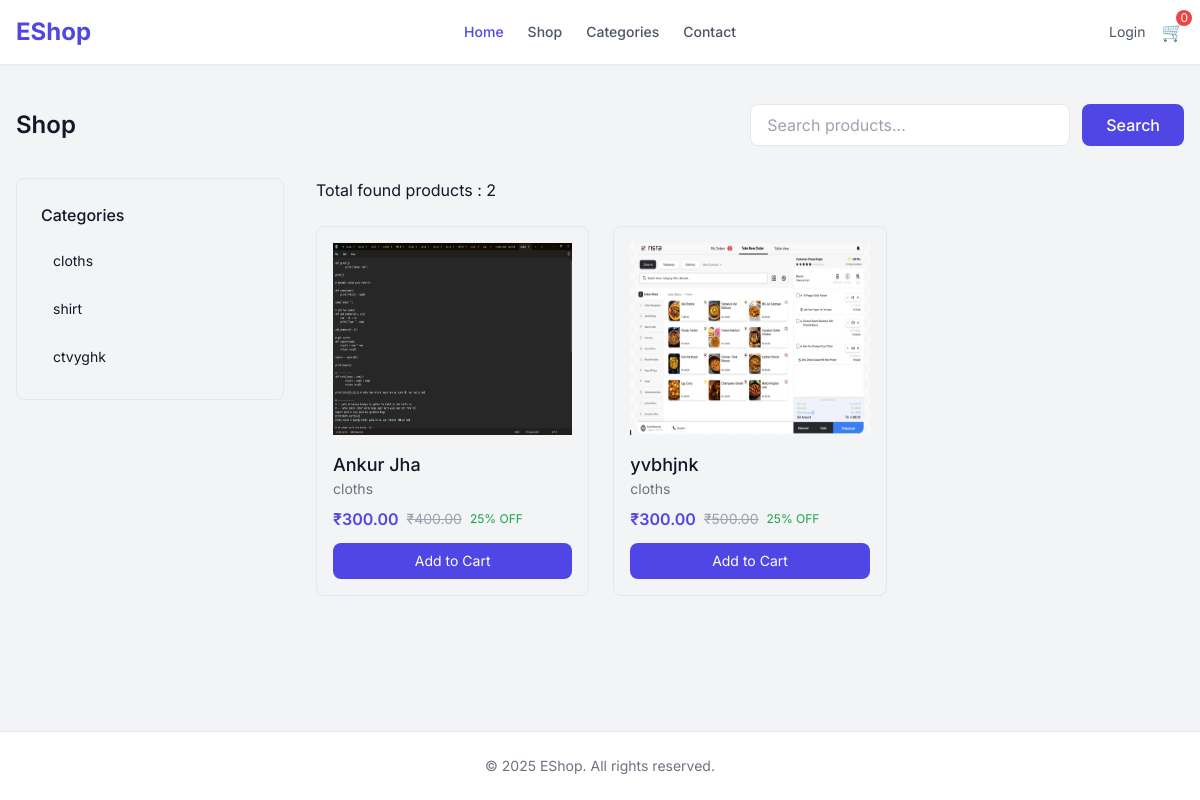
The app's page /shop/ with its own data.
### eshopapp/models.py (models this page shows, shortened)
class Category(models.Model):
    name = models.CharField(max_length=200)
    slug = models.SlugField(unique=True)
    parent_id = models.ForeignKey(
        "self", on_delete=models.CASCADE, null=True, blank=True, related_name="children"
    )
    created_at = models.DateTimeField(auto_now_add=True)
    def __str__(self):
        return self.name

class Product(models.Model):
    name = models.CharField(max_length=50)
    slug = models.CharField(unique=True, max_length=200)
    cat_id = models.ForeignKey(
        Category, on_delete=models.CASCADE, related_name="products"
    )
    mrp = models.DecimalField(max_digits=10, decimal_places=2)
    selling_price = models.DecimalField(max_digits=10, decimal_places=2)
    stock = models.IntegerField()
    image = models.ImageField(upload_to="photos/", null=True, blank=True)
    description = models.TextField()

### eshopapp/views.py (the view)
# urls.py: path("shop/", shoppage, name="shop"),
def shoppage(request):
    products = Product.objects.all()
    categories = Category.objects.all()
    categoryFilter = request.GET.get("category")
    searchFilter = request.GET.get("search")
    if categoryFilter:
        catId = Category.objects.filter(slug=categoryFilter).first()
        products = Product.objects.filter(cat_id=catId)
    if searchFilter:
        products = Product.objects.filter(name__icontains=searchFilter)
    countTotal = products.count()
    return render(
        request,
        "public/shop.html",
        {"products": products, "categories": categories, "countTotal": countTotal},
    )

### eshopapp/templates/public/shop.html (shortened to what this page needs)
{% extends 'layout/publiclayout.html' %}
{% block content %}
  <div class="max-w-7xl mx-auto px-4 py-10">
    <div class="flex flex-col md:flex-row md:items-center md:justify-between gap-4 mb-8">
      <h1 class="text-2xl font-semibold">Shop</h1>
      <form method="get" class="flex flex-col sm:flex-row gap-3 w-full md:w-auto">
        <input type="text" name="search" value="{{ request.GET.search }}" placeholder="Search products..." class="w-full md:w-80 border rounded-lg px-4 py-2 focus:outline-none focus:ring-2 focus:ring-indigo-500" />
        <button type="submit" class="px-6 py-2 bg-indigo-600 hover:bg-indigo-700 text-white rounded-lg font-medium">Search</button>
      </form>
    </div>
    <div class="grid grid-cols-1 lg:grid-cols-4 gap-8">
      <div class="border rounded-lg p-6 space-y-6 self-start">
        <div>
          <h3 class="font-medium mb-4">Categories</h3>
          <div class="space-y-3 text-sm">
            {% for categorie in categories %}
              <a href="?category={{ categorie.name }}"
                class="block px-3 py-2 rounded-lg
              {% if request.GET.category == categorie.name %}
                bg-indigo-200 text-indigo-900
              {% else %}
                hover:bg-indigo-100 hover:text-indigo-700
              {% endif %}
              transition">
                {{ categorie.name }}
              </a>
            {% endfor %}
          </div>
        </div>
      </div>
      <div class="lg:col-span-3">
        <h3>Total found products : {{ countTotal }}</h3>
        <br />
        <div class="grid grid-cols-1 sm:grid-cols-2 lg:grid-cols-3 gap-6">
          {% if countTotal <= 0 %}
            <div class="col-span-full flex flex-col items-center justify-center border border-dashed rounded-xl py-16 px-6 text-center">
              <div class="w-20 h-20 flex items-center justify-center rounded-full bg-indigo-50 text-indigo-600 mb-6">
                <svg xmlns="http://www.w3.org/2000/svg" fill="none" viewBox="0 0 24 24" stroke-width="1.8" stroke="currentColor" class="w-10 h-10">
                  <path stroke-linecap="round" stroke-linejoin="round" d="M21 21l-4.35-4.35m1.6-5.15a7 7 0 11-14 0 7 7 0 0114 0z" />
                </svg>
              </div>
              <h3 class="text-lg font-semibold mb-1">No products found</h3>
              <p class="text-gray-500 text-sm mb-6 max-w-sm">We couldn’t find any products matching your search. Try a different keyword or browse another category.</p>
              <a href="/shop" class="inline-flex items-center gap-2 px-5 py-2.5 bg-indigo-600 hover:bg-indigo-700 text-white rounded-lg text-sm font-medium">Browse All Products</a>
            </div>
          {% else %}
            {% for product in products %}
              <div class="border rounded-lg p-4 hover:shadow transition">
                <a href="{% url 'productview' product.slug %}">
                  <div class="h-48 bg-gray-100 rounded mb-4">
                    <img src="{{ product.image.url }}" class="w-full h-full" alt="" srcset="" />
                  </div>
                </a>
                <h3 class="font-medium text-lg">{{ product.name }}</h3>
                <p class="text-sm text-gray-500 mb-2">{{ product.cat_id }}</p>
                <div class="flex items-center gap-2 mb-3">
                  <span class="font-semibold text-indigo-600">₹{{ product.selling_price }}</span>
                  <span class="text-sm line-through text-gray-400">₹{{ product.mrp }}</span>
                  <span class="text-xs text-green-600">25% OFF</span>
                </div>
                <button class="w-full bg-indigo-600 hover:bg-indigo-700 text-white py-2 rounded-lg text-sm">Add to Cart</button>
              </div>
            {% endfor %}
          {% endif %}
        </div>
      </div>
    </div>
  </div>
{% endblock %}

### eshopapp/templates/layout/publiclayout.html (style rules this page uses)
body { font-family: 'Inter', sans-serif; }

### records on screen
Category: name "cloths"
Category: name "shirt"
Category: name "ctvyghk"
Product: image (picture), name "Ankur Jha", cat_id "cloths", selling_price "300.00", mrp "400.00"
Product: image (picture), name "yvbhjnk", cat_id "cloths", selling_price "300.00", mrp "500.00"

### other values on screen
{{ countTotal }} "2"
